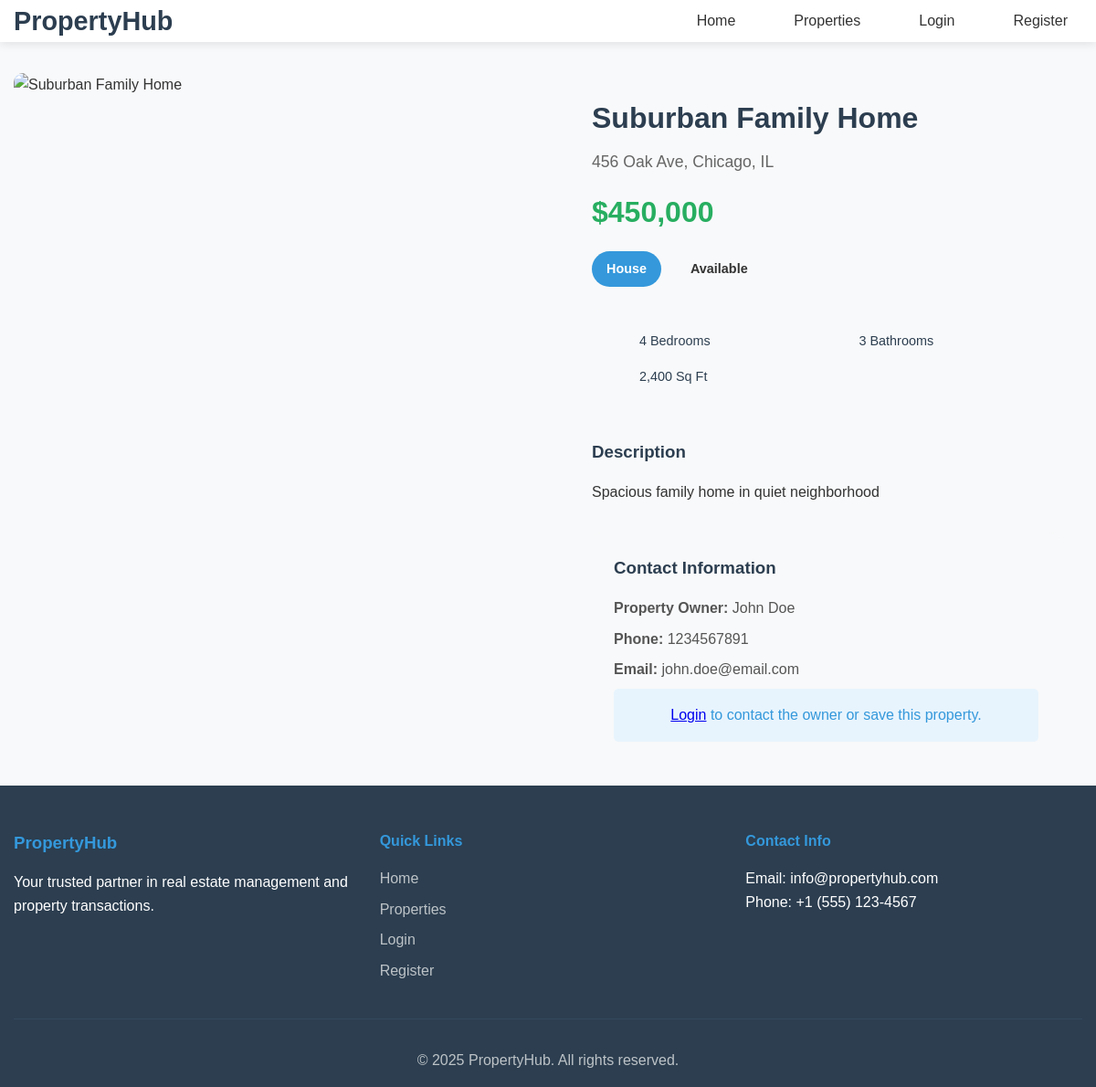
The app's page /propertyhub/views/properties/view.php?id=2 with its own data.
### tables this page shows
CREATE TABLE `properties` (
  `id` int(11) NOT NULL,
  `title` varchar(255) NOT NULL,
  `description` text DEFAULT NULL,
  `type` enum('apartment','house','condo','commercial','land') NOT NULL,
  `price` decimal(12,2) NOT NULL,
  `address` text NOT NULL,
  `city` varchar(100) NOT NULL,
  `state` varchar(100) NOT NULL,
  `zip_code` varchar(20) NOT NULL,
  `bedrooms` int(11) DEFAULT NULL,
  `bathrooms` int(11) DEFAULT NULL,
  `area_sqft` int(11) DEFAULT NULL,
  `status` enum('available','rented','sold','maintenance') DEFAULT 'available',
  `owner_id` int(11) DEFAULT NULL,
  `manager_id` int(11) DEFAULT NULL,
  `featured` tinyint(1) DEFAULT 0,
  `created_at` timestamp NOT NULL DEFAULT current_timestamp(),
  `updated_at` timestamp NOT NULL DEFAULT current_timestamp() ON UPDATE current_timestamp()
);

CREATE TABLE `users` (
  `id` int(11) NOT NULL,
  `username` varchar(50) NOT NULL,
  `email` varchar(100) NOT NULL,
  `password` varchar(255) NOT NULL,
  `first_name` varchar(50) NOT NULL,
  `last_name` varchar(50) NOT NULL,
  `phone` varchar(20) DEFAULT NULL,
  `user_type` enum('admin','property_manager','landlord','tenant','buyer','seller') NOT NULL,
  `profile_image` varchar(255) DEFAULT NULL,
  `created_at` timestamp NOT NULL DEFAULT current_timestamp(),
  `updated_at` timestamp NOT NULL DEFAULT current_timestamp() ON UPDATE current_timestamp()
);

### propertyhub/config.php (called while the page is built, shortened)
<?php
require_once ROOT_DIR . '/propertyhub/core/Database.php';
function asset_url($path) {
    return BASE_URL . 'assets/' . ltrim($path, '/');
}
function view_url($path) {
    return BASE_URL . 'views/' . ltrim($path, '/');
}
function is_logged_in() {
    return isset($_SESSION['user_id']);
}
?>

### propertyhub/core/database.php (called while the page is built, shortened)
<?php
class Database {
    private $pdo;
    private static $instance = null;
    private function __construct() {
        try {
            $dsn = "mysql:host=" . DB_HOST . ";dbname=" . DB_NAME . ";charset=" . DB_CHARSET;
            $this->pdo = new PDO($dsn, DB_USER, DB_PASS);
            $this->pdo->setAttribute(PDO::ATTR_ERRMODE, PDO::ERRMODE_EXCEPTION);
            $this->pdo->setAttribute(PDO::ATTR_DEFAULT_FETCH_MODE, PDO::FETCH_ASSOC);
            $this->pdo->setAttribute(PDO::ATTR_EMULATE_PREPARES, false);
        } catch(PDOException $e) {
            throw new Exception("Database connection failed: " . $e->getMessage());
        }
    }
    public static function getInstance() {
        if (self::$instance === null) {
            self::$instance = new self();
        }
        return self::$instance;
    }
    public function query($sql, $params = []) {
        try {
            $stmt = $this->pdo->prepare($sql);
            $stmt->execute($params);
            return $stmt;
        } catch(PDOException $e) {
            error_log("Database error: " . $e->getMessage());
            return false;
        }
    }
}
?>

### propertyhub/models/property.php (called while the page is built, shortened)
<?php
class Property {
    private $db;
    public function __construct() {
        $this->db = Database::getInstance();
    }
    public function getById($id) {
        $sql = "SELECT p.*, u.first_name as owner_first_name, u.last_name as owner_last_name,
                u.phone as owner_phone, u.email as owner_email
                FROM properties p
                LEFT JOIN users u ON p.owner_id = u.id
                WHERE p.id = ?";
        $stmt = $this->db->query($sql, [$id]);
        return $stmt ? $stmt->fetch() : false;
    }
    public function getPropertyOwner($propertyId) {
        $sql = "SELECT u.* FROM users u
                INNER JOIN properties p ON u.id = p.owner_id
                WHERE p.id = ?";
        $stmt = $this->db->query($sql, [$propertyId]);
        return $stmt ? $stmt->fetch() : false;
    }
}
?>

### propertyhub/views/properties/view.php (the view, shortened to what this page needs)
<?php
require_once '../../config.php';
require_once '../../models/Property.php';
$propertyModel = new Property();
$property = $propertyModel->getById($_GET['id']);
$propertyImages = $propertyModel->getImages($property['id']);
$primaryImage = !empty($propertyImages) ? $propertyImages[0]['image_url'] : asset_url('images/default-property.jpg');
$owner = $propertyModel->getPropertyOwner($property['id']);
include '../includes/header.php';
?>
<div class="container">
    <div class="property-detail">
        <div class="property-gallery">
            <div class="main-image">
                <img src="<?php echo $primaryImage; ?>" alt="<?php echo htmlspecialchars($property['title']); ?>" id="mainImage">
            </div>
        </div>
        <div class="property-info">
            <h1><?php echo htmlspecialchars($property['title']); ?></h1>
            <p class="property-address">
                <?php echo htmlspecialchars($property['address'] . ', ' . $property['city'] . ', ' . $property['state']); ?>
            </p>
            <div class="property-price">$<?php echo number_format($property['price']); ?></div>
            <div class="property-badges">
                <span class="property-type"><?php echo ucfirst($property['type']); ?></span>
                <span class="property-status status-<?php echo $property['status']; ?>">
                    <?php echo ucfirst($property['status']); ?>
                </span>
            </div>
            <div class="property-features">
                <div class="feature">
                    <span><?php echo $property['bedrooms']; ?> Bedrooms</span>
                </div>
                <div class="feature">
                    <span><?php echo $property['bathrooms']; ?> Bathrooms</span>
                </div>
                <div class="feature">
                    <span><?php echo number_format($property['area_sqft']); ?> Sq Ft</span>
                </div>
            </div>
            <div class="property-description">
                <h3>Description</h3>
                <p><?php echo nl2br(htmlspecialchars($property['description'])); ?></p>
            </div>
            <div class="contact-section">
                <h3>Contact Information</h3>
                <?php if ($owner): ?>
                <div class="contact-info">
                    <p><strong>Property Owner:</strong> <?php echo htmlspecialchars($owner['first_name'] . ' ' . $owner['last_name']); ?></p>
                    <p><strong>Phone:</strong> <?php echo htmlspecialchars($owner['phone']); ?></p>
                    <p><strong>Email:</strong> <?php echo htmlspecialchars($owner['email']); ?></p>
                </div>
                <?php endif; ?>
                <?php if (is_logged_in()): ?>
                <div class="contact-actions">
                    <a href="<?php echo view_url('messages/compose.php?to=' . $owner['id'] . '&property=' . $property['id']); ?>" class="btn-primary">
                        <i class="fas fa-envelope"></i> Send Message
                    </a>
                    <button class="btn-secondary favorite-btn" data-property-id="<?php echo $property['id']; ?>">
                        <i class="far fa-heart"></i> Add to Favorites
                    </button>
                </div>
                <?php else: ?>
                <div class="login-prompt">
                    <p><a href="<?php echo view_url('login.php'); ?>">Login</a> to contact the owner or save this property.</p>
                </div>
                <?php endif; ?>
            </div>
        </div>
    </div>
</div>
<?php include '../includes/footer.php'; ?>

### propertyhub/assets/css/style.css (style rules this page uses)
* { margin: 0; padding: 0; box-sizing: border-box; }
body { font-family: 'Arial', sans-serif; line-height: 1.6; color: #333; background-color: #f8f9fa; }
.container { max-width: 1200px; margin: 0 auto; padding: 0 20px; }
.property-info { padding: 1.5rem; }
.property-info h3 { color: #2c3e50; margin-bottom: 0.5rem; }
.property-address { color: #666; margin-bottom: 1rem; }
.property-price { font-size: 1.5rem; font-weight: bold; color: #27ae60; margin-bottom: 1rem; }
.property-features { display: flex; gap: 1rem; margin-bottom: 1rem; }
.feature { display: flex; align-items: center; gap: 0.5rem; color: #666; font-size: 0.9rem; }

### propertyhub/assets/css/responsive.css (style rules this page uses)
@media (max-width: 1200px) { .container { padding: 0 15px; } }

### propertyhub/views/properties/view.php (style rules this page uses)
.property-detail { display: grid; grid-template-columns: 1fr 1fr; gap: 3rem; margin-top: 2rem; }
.property-gallery { display: flex; flex-direction: column; gap: 1rem; }
.main-image { width: 100%; height: 400px; border-radius: 10px; overflow: hidden; }
.main-image img { width: 100%; height: 100%; object-fit: cover; }
.property-info h1 { color: #2c3e50; margin-bottom: 0.5rem; }
.property-address { color: #666; margin-bottom: 1rem; font-size: 1.1rem; }
.property-price { font-size: 2rem; font-weight: bold; color: #27ae60; margin-bottom: 1rem; }
.property-badges { display: flex; gap: 1rem; margin-bottom: 1.5rem; }
.property-type, .property-status { padding: 0.5rem 1rem; border-radius: 20px; font-weight: bold; font-size: 0.9rem; }
.property-type { background: #3498db; color: white; }
.property-features { display: grid; grid-template-columns: repeat(auto-fit, minmax(150px, 1fr)); gap: 1rem; margin-bottom: 2rem; padding: 1.5rem; background: #f8f9fa; border-radius: 10px; }
.feature { display: flex; align-items: center; gap: 0.5rem; color: #2c3e50; font-weight: 500; }
.property-description { margin-bottom: 2rem; }
.property-description h3 { color: #2c3e50; margin-bottom: 1rem; }
.contact-section { background: #f8f9fa; padding: 1.5rem; border-radius: 10px; }
.contact-section h3 { color: #2c3e50; margin-bottom: 1rem; }
.contact-info p { margin: 0.5rem 0; color: #555; }
.login-prompt { text-align: center; padding: 1rem; background: #e8f4fd; border-radius: 5px; color: #3498db; }

### records on screen
properties: title "Suburban Family Home", address+city+state "456 Oak Ave, Chicago, IL", price "450,000", type "House", status "Available", bedrooms "4", bathrooms "3", area_sqft "2,400", description "Spacious family home in quiet neighborhood"
users: first_name+last_name "John Doe", phone "1234567891", email "john.doe@email.com"
